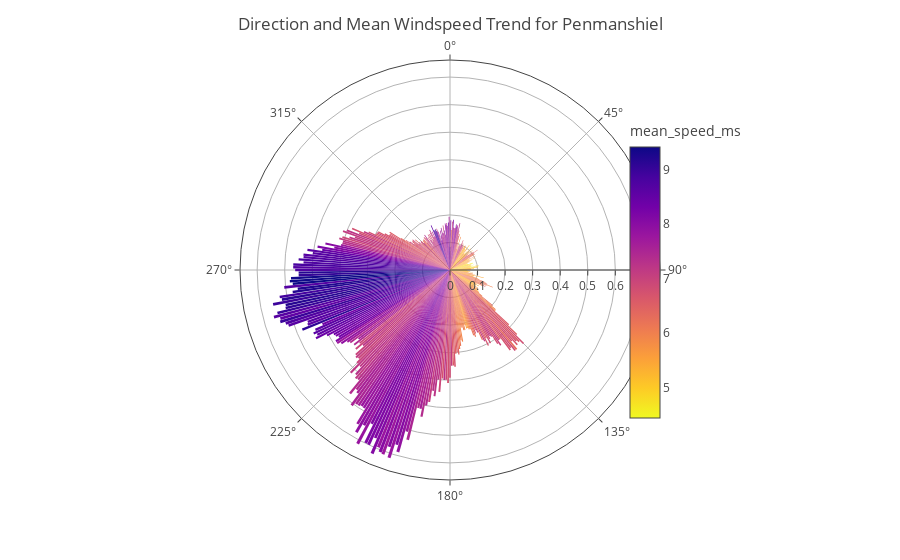

Notebook cell for this chart:
### Code cell
fig = px.bar_polar(merged_data, r="count", theta='wind_dir_rounded',
                   color='mean_speed_ms',
                   template="none", barmode='relative',
                   color_continuous_scale=px.colors.sequential.Plasma_r,
                   barnorm="percent")

# Adjust the color bar position
fig.update_layout(coloraxis_colorbar=dict(
    x=0.73,  # Adjusts left-right position
    y=0.5,   # Adjusts top-bottom position
    len=0.75 # Adjusts the length of the color bar
))

fig.update_layout(title='Direction and Mean Windspeed Trend for Penmanshiel')


fig.write_image('testrose.png', scale=3)  # scale parameter controls the resolution

fig.show()

### Figure 1 — Plotly figure (JSON) as saved in the notebook; plotly's stock layout.template omitted (floating-point values rounded to 4 significant figures; data arrays with more than 128 entries replaced by an {"elided": "..."} marker saying what was removed)
{"data": [{"hovertemplate": "count=%{r}<br>wind_dir_rounded=%{theta}<br>mean_speed_ms=%{marker.color}<extra></extra>", "legendgroup": "", "marker": {"color": {"elided": "361 float values"}, "coloraxis": "coloraxis", "pattern": {"shape": ""}}, "name": "", "r": {"elided": "361 float values"}, "showlegend": false, "subplot": "polar", "theta": {"elided": "361 int values"}, "type": "barpolar"}], "layout": {"barmode": "relative", "barnorm": "percent", "coloraxis": {"colorbar": {"len": 0.75, "title": {"text": "mean_speed_ms"}, "x": 0.73, "y": 0.5}, "colorscale": [[0, "#f0f921"], [0.1111, "#fdca26"], [0.2222, "#fb9f3a"], [0.3333, "#ed7953"], [0.4444, "#d8576b"], [0.5556, "#bd3786"], [0.6667, "#9c179e"], [0.7778, "#7201a8"], [0.8889, "#46039f"], [1, "#0d0887"]]}, "legend": {"tracegroupgap": 0}, "margin": {"t": 60}, "polar": {"angularaxis": {"direction": "clockwise", "rotation": 90}, "domain": {"x": [0, 1], "y": [0, 1]}}, "title": {"text": "Direction and Mean Windspeed Trend for Penmanshiel"}}}
